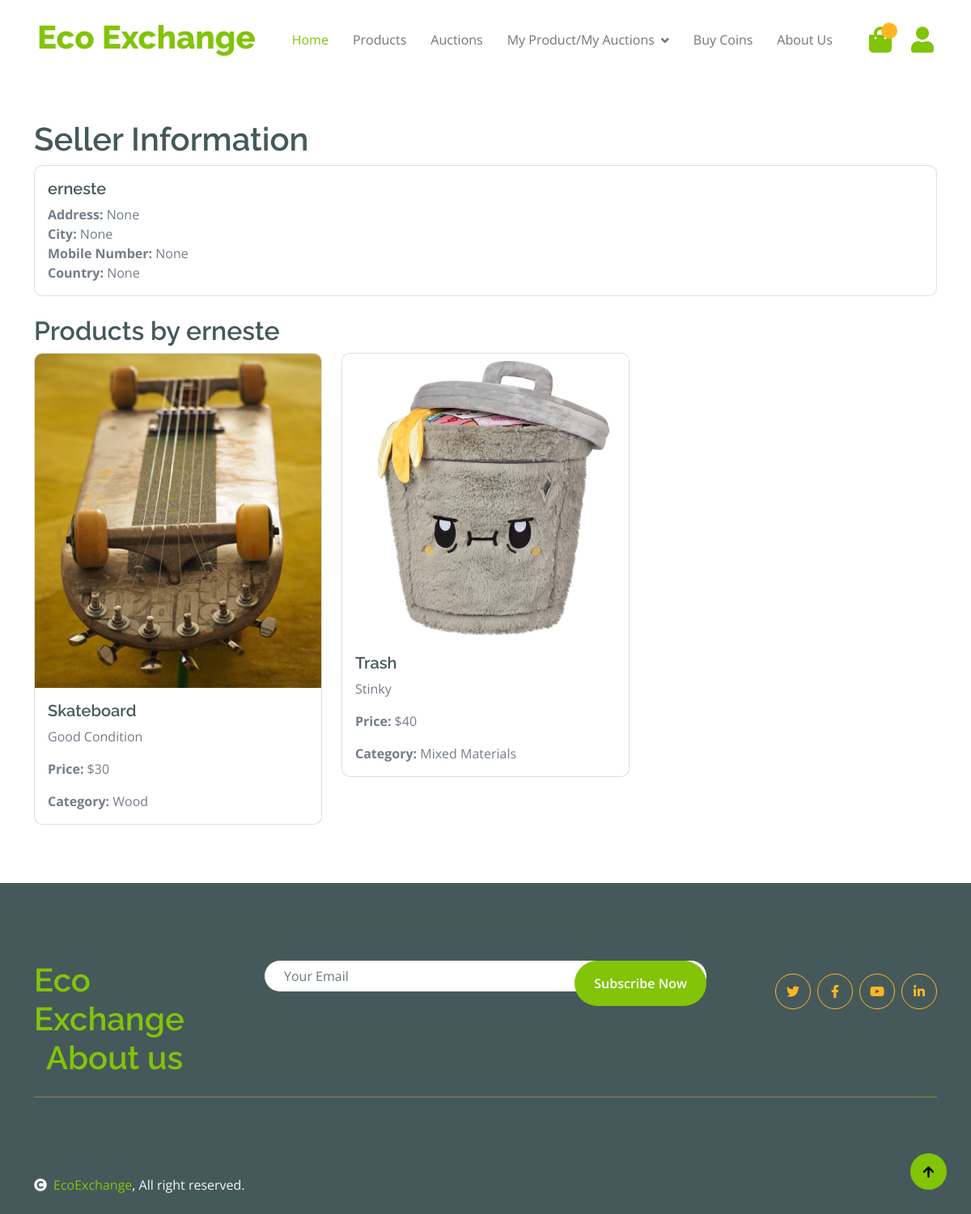
Before: /seller/2/ with the older database file.
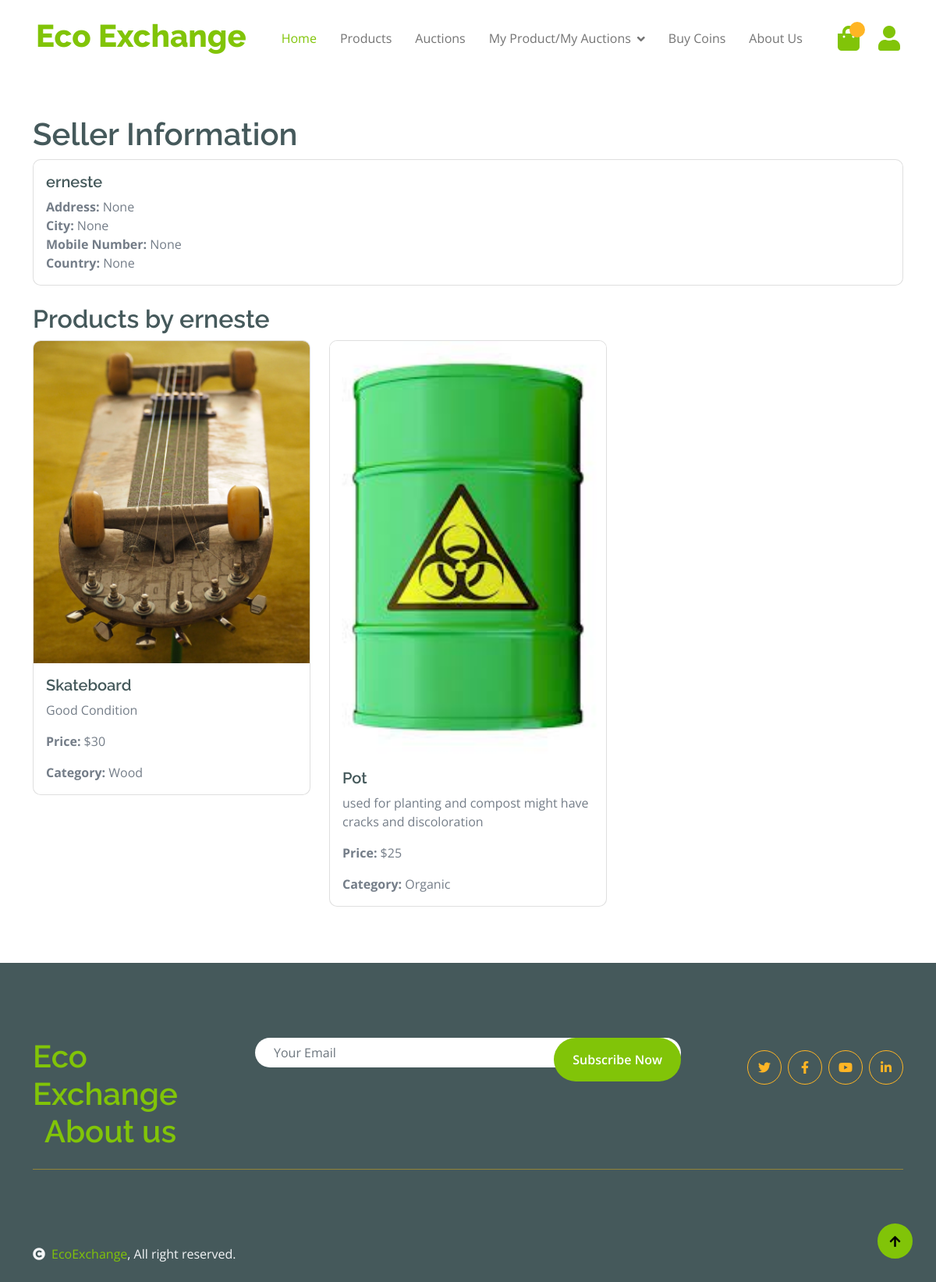
After: the same page with the newer database file.
### product/models.py (models this page shows, shortened)
class Product(models.Model):
    CATEGORY_CHOICES = [
        ('PAPER', 'Paper'),
        ('PLASTIC', 'Plastic'),
        ('GLASS', 'Glass'),
        ('METAL', 'Metal'),
        ('ELECTRONICS', 'Electronics'),
        ('ORGANIC', 'Organic'),
        ('TEXTILES', 'Textiles'),
        ('BATTERIES', 'Batteries'),
        ('WOOD', 'Wood'),
        ('RUBBER', 'Rubber'),
        ('MIXED_MATERIALS', 'Mixed Materials'),
    ]
    product_id = models.AutoField(primary_key=True)
    product_name = models.CharField(max_length=255)
    product_description = models.TextField()
    image = models.ImageField(upload_to='img/')
    quantity = models.IntegerField(validators=[MinValueValidator(0)])
    price = models.IntegerField()
    category = models.CharField(max_length=50, choices=CATEGORY_CHOICES)
    user = models.ForeignKey(Member, on_delete=models.CASCADE)

### user_details/views.py (the view)
# urls.py: path('seller/<int:user_id>/', views.seller_desc_view, name='seller_desc'),
def seller_desc_view(request, user_id):
    seller = get_object_or_404(Member, id=user_id)
    products = Product.objects.filter(user=seller)
    return render(request, 'user_details/seller_desc.html', {'seller': seller, 'products': products})

### user_details/templates/user_details/seller_desc.html
{% extends 'product/base.html' %}
{% load static %}
{% block body %}
<div class="container mt-5">
    <h1>Seller Information</h1>
    <div class="card mb-4">
        <div class="card-body">
            <h5 class="card-title">{{ seller.username }}</h5>
            <p class="card-text">
                <strong>Address:</strong> {{ seller.address }}<br>
                <strong>City:</strong> {{ seller.city }}<br>
                <strong>Mobile Number:</strong> {{ seller.mobile_no }}<br>
                <strong>Country:</strong> {{ seller.country }}<br>
            </p>
        </div>
    </div>
    <h2>Products by {{ seller.username }}</h2>
    <div class="row">
        {% for product in products %}
            <div class="col-md-4 mb-4">
                <div class="card">
                    <img src="{{ product.image.url }}" class="card-img-top" alt="{{ product.product_name }}">
                    <div class="card-body">
                        <h5 class="card-title">{{ product.product_name }}</h5>
                        <p class="card-text">{{ product.product_description }}</p>
                        <p class="card-text"><strong>Price:</strong> ${{ product.price }}</p>
                        <p class="card-text"><strong>Category:</strong> {{ product.get_category_display }}</p>
                    </div>
                </div>
            </div>
        {% endfor %}
    </div>
</div>
{% endblock %}

Changed rows visible on the page:
no longer on this page (row edited): Product: image (picture), product_name "Trash", product_description "Stinky", price "40", category "Mixed Materials"
added Product: image (picture), product_name "Pot", product_description "used for planting and compost might have cracks and discoloration", price "25", category "Organic"
